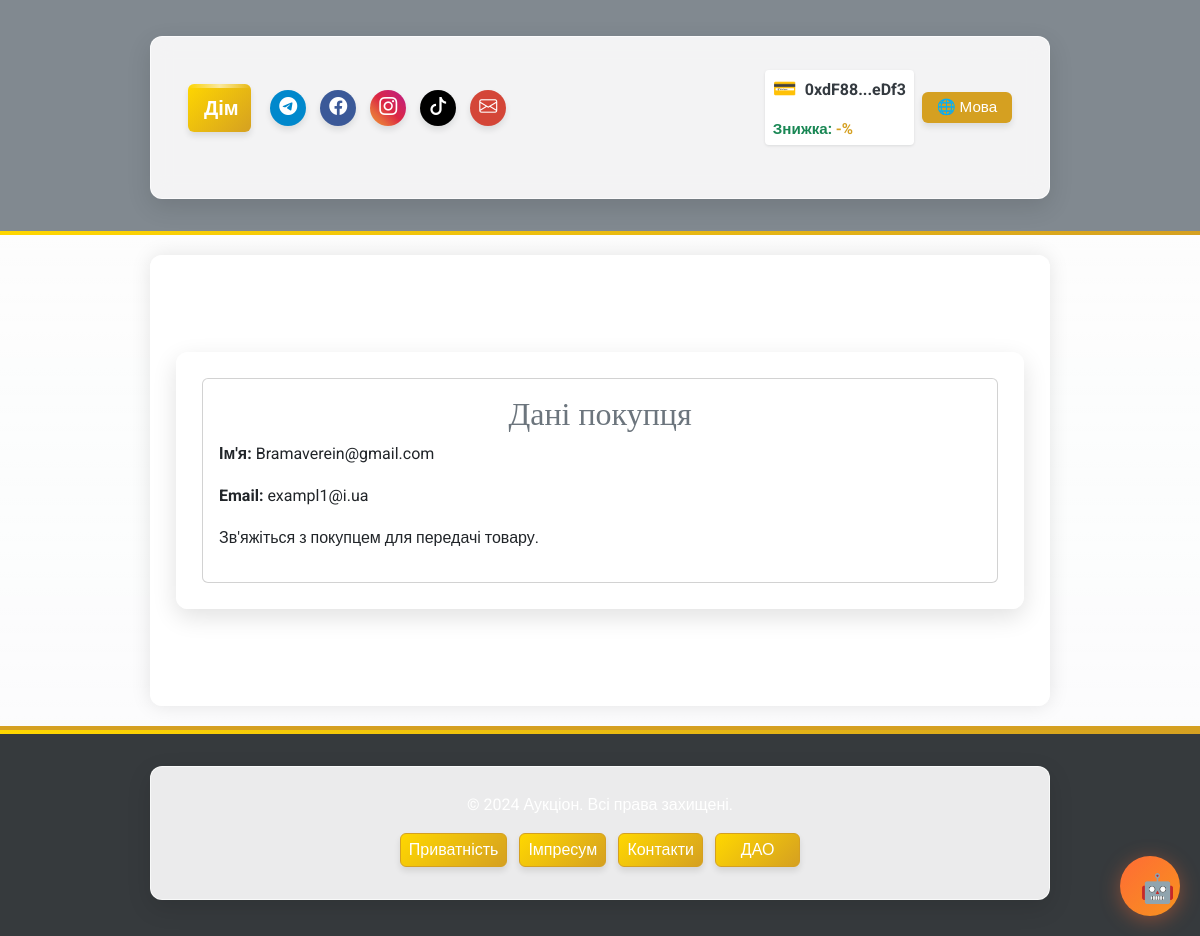
The app's page /auction/contact_details/39 (signed in) with its own data.
### app/models/user.py (models this page shows, shortened)
class User(UserMixin, db.Model):
    __tablename__ = 'users'
    id = db.Column(db.Integer, primary_key=True)
    username = db.Column(db.String(80), nullable=False, unique=True)
    email = db.Column(db.String(120), nullable=False, unique=True)
    password_hash = db.Column(db.String(128), nullable=False)
    balance = db.Column(db.Float, default=0.0)
    platform_balance = db.Column(db.Float, default=0.0)  # Баланс платформи
    user_type = db.Column(db.String(10), nullable=False)  # "buyer", "seller", "admin"
    is_admin = db.Column(db.Boolean, default=False)  # Поле для адміністратора
    wallet_address = db.Column(db.String(42), nullable=True)  # Адреса криптогаманця
    verification_document = db.Column(db.String(255))
    is_verified = db.Column(Boolean, default=False)
    company_name = db.Column(db.String(255))
    tax_id = db.Column(db.String(64))
    language = db.Column(db.String(5), default='ua')  # 'ua', 'en', 'de'    # Зв'язки
    auctions_created = db.relationship('Auction', foreign_keys='Auction.seller_id', backref='seller', lazy=True)
    auctions_won = db.relationship('Auction', foreign_keys='Auction.winner_id', backref='winner', lazy=True)
    auction_participations = db.relationship('AuctionParticipant', back_populates='user', lazy=True)

### app/routes/auction_routes.py (the view, shortened to what this page needs)
@auction_bp.route('/contact_details/<int:auction_id>', methods=['GET'])
@login_required
def auction_contact_details(auction_id):
    lang = session.get('lang', 'ua')
    auction = Auction.query.get(auction_id)
    if not auction:
        flash(get_message('auction_not_found', lang), 'error')
        return redirect(url_for('main.index'))
    if not auction.winner_id or auction.is_active:
        flash(get_message('auction_not_closed', lang), 'error')
        return redirect(url_for('main.index'))
    if current_user.id == auction.seller_id:
        buyer = User.query.get(auction.winner_id)
        if lang == 'en':
            return render_template('users/buyer_contact_en.html', buyer=buyer, lang=lang, ui_text=ui_text)
        elif lang == 'de':
            return render_template('users/buyer_contact_de.html', buyer=buyer, lang=lang, ui_text=ui_text)
        return render_template('users/buyer_contact.html', buyer=buyer, lang=lang, ui_text=ui_text)

### app/utils/i18n_ui.py (called while the page is built)
def ui_text(key, lang):
    return ui_translations.get(key, {}).get(lang, ui_translations.get(key, {}).get('ua', key))

### app/templates/users/buyer_contact.html (shortened to what this page needs)
{% extends "base.html" %}
{% block content %}
<div class="container my-5">
    <div class="card">
        <div class="card-body">
            <h2 class="card-title text-secondary">Дані покупця</h2>
            <p><strong>Ім'я:</strong> {{ buyer.username }}</p>
            <p><strong>Email:</strong> {{ buyer.email }}</p>
            <p>Зв'яжіться з покупцем для передачі товару.</p>
        </div>
    </div>
</div>
{% endblock %}

### app/templates/base.html (shortened to what this page needs)
<!DOCTYPE html>
<html lang="{{ lang if lang else 'uk' }}">
<head>
    <link href="https://cdn.jsdelivr.net/npm/bootstrap@5.3.0/dist/css/bootstrap.min.css" rel="stylesheet">
    <link rel="stylesheet" href="https://cdn.jsdelivr.net/npm/bootstrap-icons@1.11.1/font/bootstrap-icons.css">
    <link rel="stylesheet" href="{{ url_for('static', filename='css/custom.css') }}?v={{ range(1, 100000) | random }}">
</head>
<body class="bg-light text-dark" style="font-family: 'Roboto', sans-serif;">
    <div class="video-background">
    </div>
    <header class="bg-secondary text-white py-3" style="background-color: rgba(108, 117, 125, 0.85) !important; position: relative; overflow: hidden;">
        <div class="header-video-bg">
        </div>
        <div class="container">
            <nav class="navbar navbar-expand-lg navbar-dark">
                <div class="container-fluid">
                    <a class="navbar-brand fw-bold home-button" href="/">{{ ui_text('home', lang) }}</a>
                    <div class="d-flex align-items-center w-100 justify-content-between header-content">
                        <div class="d-flex gap-2 align-items-center header-social">
                            <a href="https://t.me/your_channel" class="social-button telegram-color" title="{{ ui_text('telegram', lang) }}"
                                target="_blank">
                                <i class="bi bi-telegram"></i>
                            </a>
                            <a href="https://facebook.com/your_page" class="social-button facebook-color" title="{{ ui_text('facebook', lang) }}"
                                target="_blank">
                                <i class="bi bi-facebook"></i>
                            </a>
                            <a href="https://instagram.com/your_page" class="social-button instagram-color" title="{{ ui_text('instagram', lang) }}"
                                target="_blank">
                                <i class="bi bi-instagram"></i>
                            </a>
                            <a href="https://tiktok.com/@your_page" class="social-button tiktok-color" title="{{ ui_text('tiktok', lang) }}"
                                target="_blank">
                                <i class="bi bi-tiktok"></i>
                            </a>
                            <a href="mailto:info@yourdomain.com" class="social-button email-color" title="{{ ui_text('email', lang) }}">
                                <i class="bi bi-envelope"></i>
                            </a>
                        </div>
                        <div class="d-flex align-items-center ms-3 header-controls">
                            {% if current_user.is_authenticated %}
                            {% if current_user.wallet_address %}
                            <div class="wallet-widget">                                <div class="wallet-address-container">
                                    <span class="wallet-icon">&#128179;</span>
                                    <span id="wallet-address-short" title="{{ ui_text('copy_address', lang) }}" data-full-address="{{ current_user.wallet_address }}" class="text-truncate-item">
                                        {{ current_user.wallet_address[:6] }}...{{ current_user.wallet_address[-4:] }}
                                    </span>
                                </div>                                {% if user_discount is not none %}
                                <div class="small text-success fw-bold mt-1 wallet-discount text-truncate-item">
                                    {{ ui_text('token_discount', lang) }}: <span style="color:#d5a021;">-{{ user_discount }}%</span>
                                </div>
                                {% endif %}
                            </div>                            {% else %}                            <button onclick="connectWallet()" class="btn btn-outline-warning btn-sm ms-2 wallet-connect-btn text-truncate-item">
                                {{ ui_text('connect_wallet', lang) }}&nbsp;&#128179;
                            </button>
                            {% endif %}
                            {% endif %}
                                                        <div class="ms-2 language-switcher">
                                <div class="dropdown">
                                    <button class="btn btn-outline-light btn-sm py-1 px-2 dropdown-toggle text-truncate-item" type="button"
                                        id="langDropdown" data-bs-toggle="dropdown" aria-expanded="false">
                                        🌐 {{ ui_text('language', lang) }}
                                    </button>
                                </div>
                            </div>
                        </div>
                    </div>
                </div>
            </nav>
        </div>
    </header>
    <main class="container py-5" style="background-color: rgba(255, 255, 255, 0.85); border-radius: 12px; box-shadow: 0 0 20px rgba(0, 0, 0, 0.1);">
        {% block content %}{% endblock %}
    </main>
    <footer class="bg-dark text-white py-3 mt-auto" style="background-color: rgba(33, 37, 41, 0.9) !important; position: relative; overflow: hidden;">
        <div class="footer-video-bg">
        </div>
        <div class="container text-center">
            <p class="mb-2">&copy; 2024 {{ ui_text('app_name', lang) }}. {{ ui_text('rights_reserved', lang) }}</p>
            <div class="d-flex justify-content-center gap-2 flex-wrap footer-buttons">
                <a href="{{ url_for('main.privacy') }}" class="btn btn-outline-warning btn-sm footer-btn text-truncate-item">{{ ui_text('privacy_policy', lang) }}</a>
                <a href="{{ url_for('main.impressum') }}" class="btn btn-outline-warning btn-sm footer-btn text-truncate-item">{{ ui_text('impressum', lang) }}</a>
                <a href="{{ url_for('main.contacts') }}" class="btn btn-outline-warning btn-sm footer-btn text-truncate-item">{{ ui_text('contacts', lang) }}</a>
                <a href="{{ url_for('dao.index') }}" class="btn btn-outline-warning btn-sm footer-btn text-truncate-item">{{ ui_text('dao', lang) }}</a>
            </div>
        </div>
    </footer>
</body>
</html>

### app/templates/base.html (style rules this page uses)
.text-truncate-item { white-space: nowrap; overflow: hidden; text-overflow: ellipsis; max-width: 100%; }
.video-background { position: fixed; top: 0; left: 0; width: 100%; height: 100%; z-index: -2; overflow: hidden; }
.wallet-widget { display: flex; align-items: center; background-color: white; padding: 0.25rem 0.5rem; border-radius: 0.25rem; box-shadow: 0 1px 3px rgba(0, 0, 0, 0.1); gap: 8px; flex-direction: column; align-items: flex-start; max-width: 100%; }
.wallet-address-container { display: flex; align-items: center; gap: 8px; max-width: 100%; overflow: hidden; }
.wallet-icon { font-size: 1.2em; color: #28a745; }
#wallet-address-short { text-overflow: ellipsis; overflow: hidden; white-space: nowrap; cursor: pointer; font-weight: bold; color: #343a40; }
.wallet-discount { font-size: 0.95em; max-width: 100%; }
.language-switcher button { font-size: 0.95em; min-width: 90px; }
.footer-btn { min-width: 85px; text-overflow: ellipsis; overflow: hidden; white-space: nowrap; padding: 4px 8px; margin: 2px; }
.header-video-bg, .footer-video-bg { position: absolute; top: 0; left: 0; width: 100%; height: 100%; z-index: -1; overflow: hidden; }
footer { position: relative; overflow: hidden; }

### records on screen
User: wallet_address "0xdF88", wallet_address "eDf3"
User: username "Bramaverein@gmail.com", email "exampl1@i.ua"

### other values on screen
{{ ui_text('home', lang) }} "Дім"
{{ ui_text('token_discount', lang) }} "Знижка"
{{ ui_text('language', lang) }} "Мова"
{{ ui_text('app_name', lang) }} "Аукціон"
{{ ui_text('rights_reserved', lang) }} "Всі права захищені."
{{ ui_text('privacy_policy', lang) }} "Приватність"
{{ ui_text('impressum', lang) }} "Імпресум"
{{ ui_text('contacts', lang) }} "Контакти"
{{ ui_text('dao', lang) }} "ДАО"
